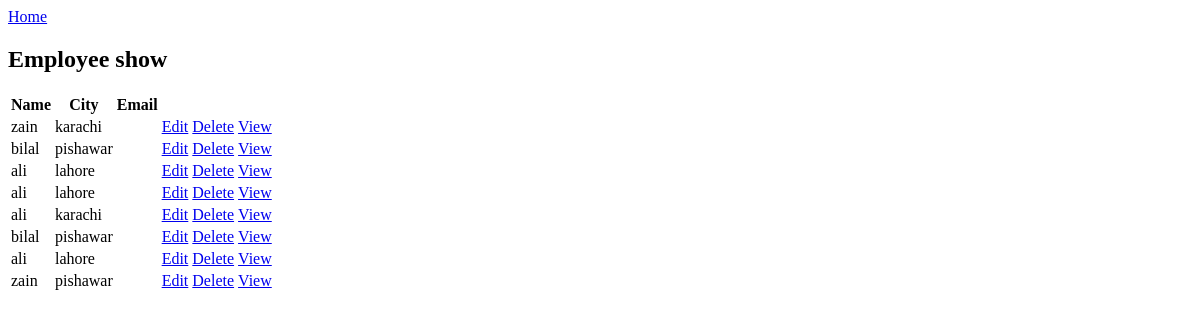
The app's page /myapp/employee/show, older data.
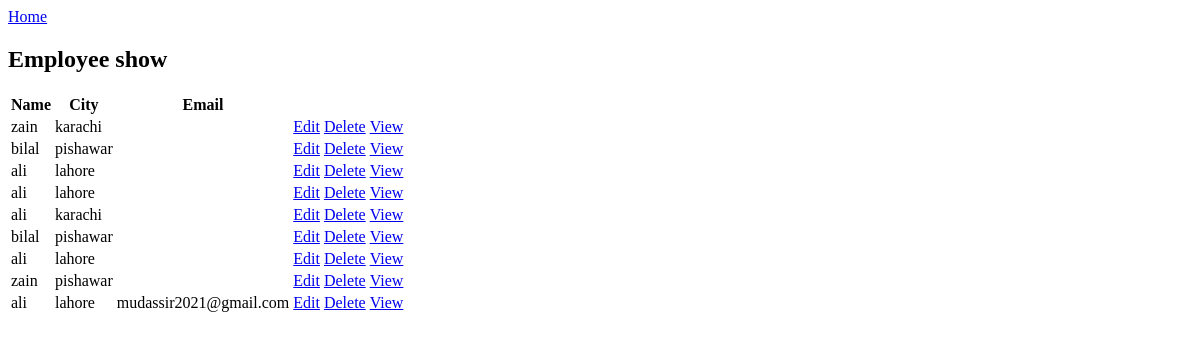
The same page, newer data.
### myapp/models.py (models this page shows, shortened)
class Employee(models.Model):
    name = models.CharField(max_length=20)
    city = models.CharField(max_length=29)
    email = models.EmailField(default="")

### myapp/views.py (the view)
# urls.py: path('employee/show', views.employeeshow),
def employeeshow(request):
    list = Employee.objects.all()
    return render(request, 'myapp/employeeshow.html', {'list': list})

### myapp/templates/myapp/employeeshow.html (shortened to what this page needs)
{% extends 'myapp/base.html' %}
{% block content %}
<h2>Employee show</h2>
{% if list %}
<table>
    <tr>
        <th>Name</th>
        <th>City</th>
        <th>Email</th>
    </tr>
    {% for emp in list %}
    <tr>
        <td>{{ emp.name }}</td>
        <td>{{ emp.city }}</td>
        <td>{{ emp.email }}</td>
        <td>
            <a href="/myapp/employee/update/{{ emp.id }}">Edit</a>
        </td>
        <td>
            <a href="/myapp/employee/delete/{{ emp.id }}">Delete</a>
        </td>
        <td>
            <a href="/myapp/employee/view/{{ emp.id }}">View</a>
        </td>
    </tr>
    {% endfor %}
</table>
{% else %}
<h1>there is no Employee yet</h1>
{% endif %}
{% endblock %}

Row changes from the older to the newer data that the page shows:
added Employee: name "ali", city "lahore", email "mudassir2021@gmail.com"
